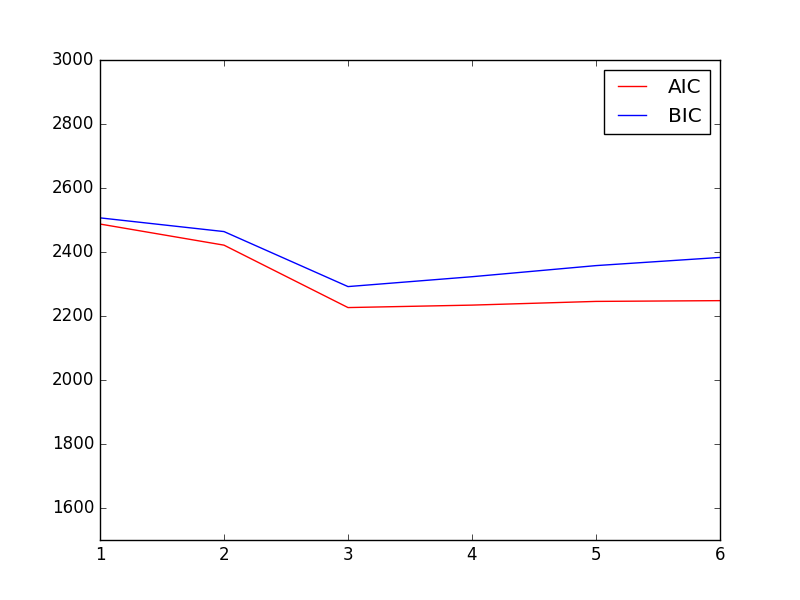

The script that drew this image:
import numpy as np
from matplotlib import pyplot as plt
from sklearn import mixture

dat = np.genfromtxt("gmmData.txt", delimiter=",")

aicsums = np.zeros(6)
bicsums = np.zeros(6)

def plot(scores, color):
	plt.axis([1, 6, 1500, 3000])
	plt.plot([1,2,3,4,5,6], scores, color, label="AIC" if color == 'r' else "BIC")

for x in range(1,7):
	for y in range(100):
		gmm = mixture.GaussianMixture(n_components=x)
		gmm.fit(dat)
		aicsums[x-1] += gmm.aic(dat)
		bicsums[x-1] += gmm.bic(dat)

aicsums = np.divide(aicsums, 100)
bicsums = np.divide(bicsums, 100)

plot(aicsums, 'r')
plot(bicsums, 'b')
plt.legend()
plt.show()
